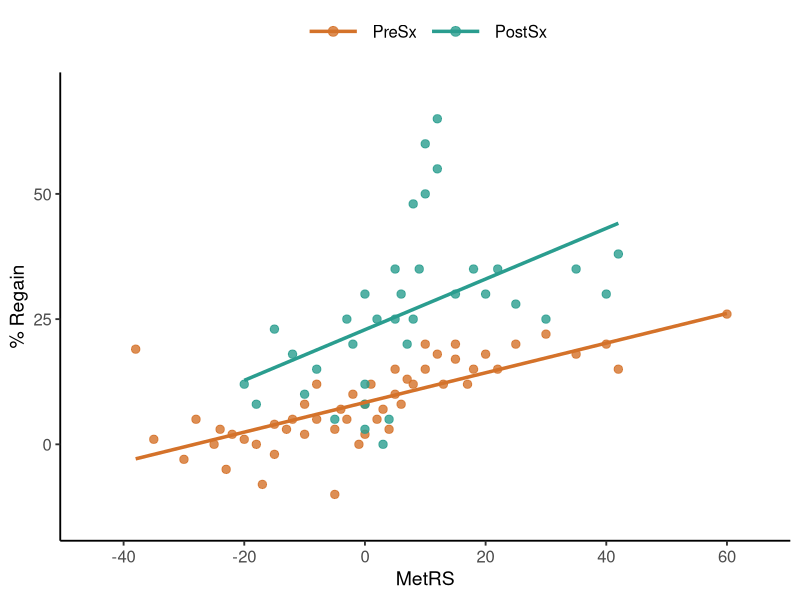

The R script that drew this image:
library(ggplot2)
library(RColorBrewer)

df = read.csv("data.csv")

# Factor with PreSx first (orange) then PostSx (teal/green)
df$group = factor(df$group, levels = c("PreSx", "PostSx"))

# Colors matching original: PreSx = warm orange, PostSx = teal
group_cols = c("PreSx" = "#D4722A", "PostSx" = "#2A9D8F")

p = ggplot(df, aes(x = MetRS, y = pct_regain, color = group)) +
  geom_point(size = 2.5, alpha = 0.8) +
  geom_smooth(
    aes(group = group),
    method = "lm",
    se = FALSE,
    linewidth = 1.2
  ) +
  scale_color_manual(
    values = group_cols,
    name   = NULL,
    labels = c("PreSx", "PostSx")
  ) +
  scale_x_continuous(
    breaks = c(-40, -20, 0, 20, 40, 60),
    limits = c(-45, 65)
  ) +
  scale_y_continuous(
    breaks = c(0, 25, 50),
    limits = c(-15, 70)
  ) +
  labs(
    x = "MetRS",
    y = "% Regain"
  ) +
  theme_classic(base_size = 14) +
  theme(
    legend.position   = "top",
    legend.direction  = "horizontal",
    legend.text       = element_text(size = 12),
    legend.key.width  = unit(1.5, "cm"),
    axis.text         = element_text(size = 12)
  ) +
  guides(color = guide_legend(override.aes = list(size = 3, linetype = 1)))

ggsave("plot.png", p, width = 5, height = 4, dpi = 800)
